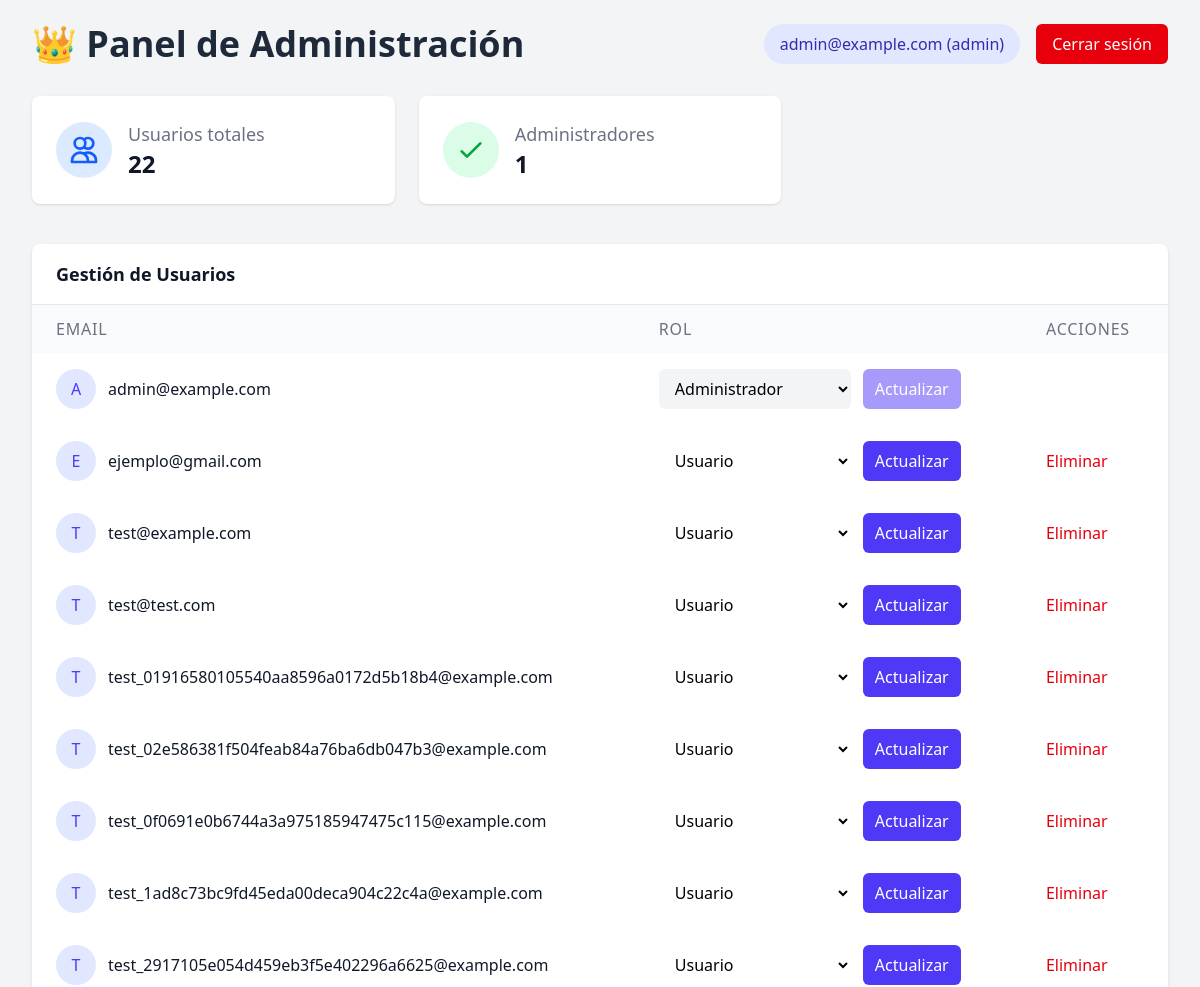
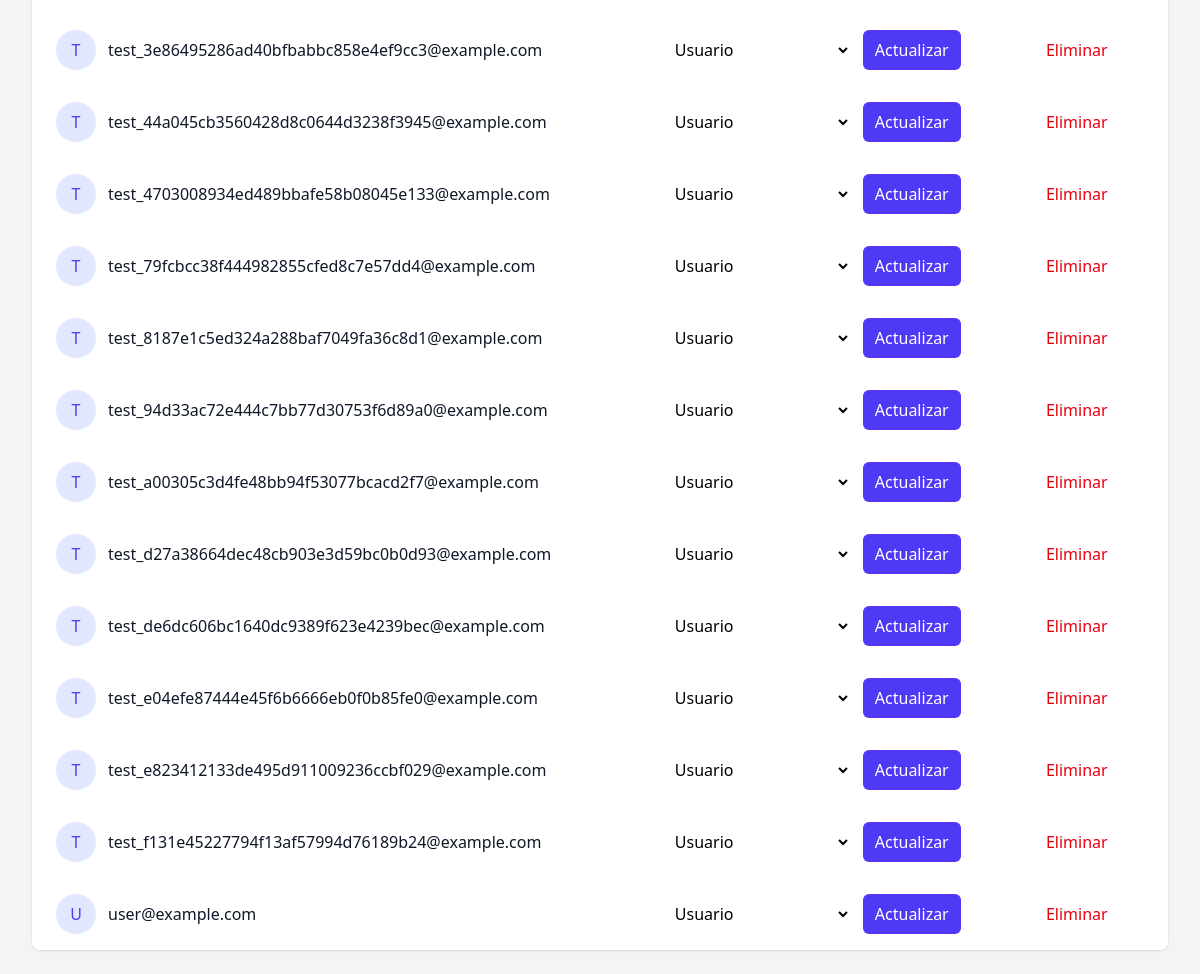
The page /admin/dashboard (signed in) on the database as committed earlier (2 pictures, top to bottom).
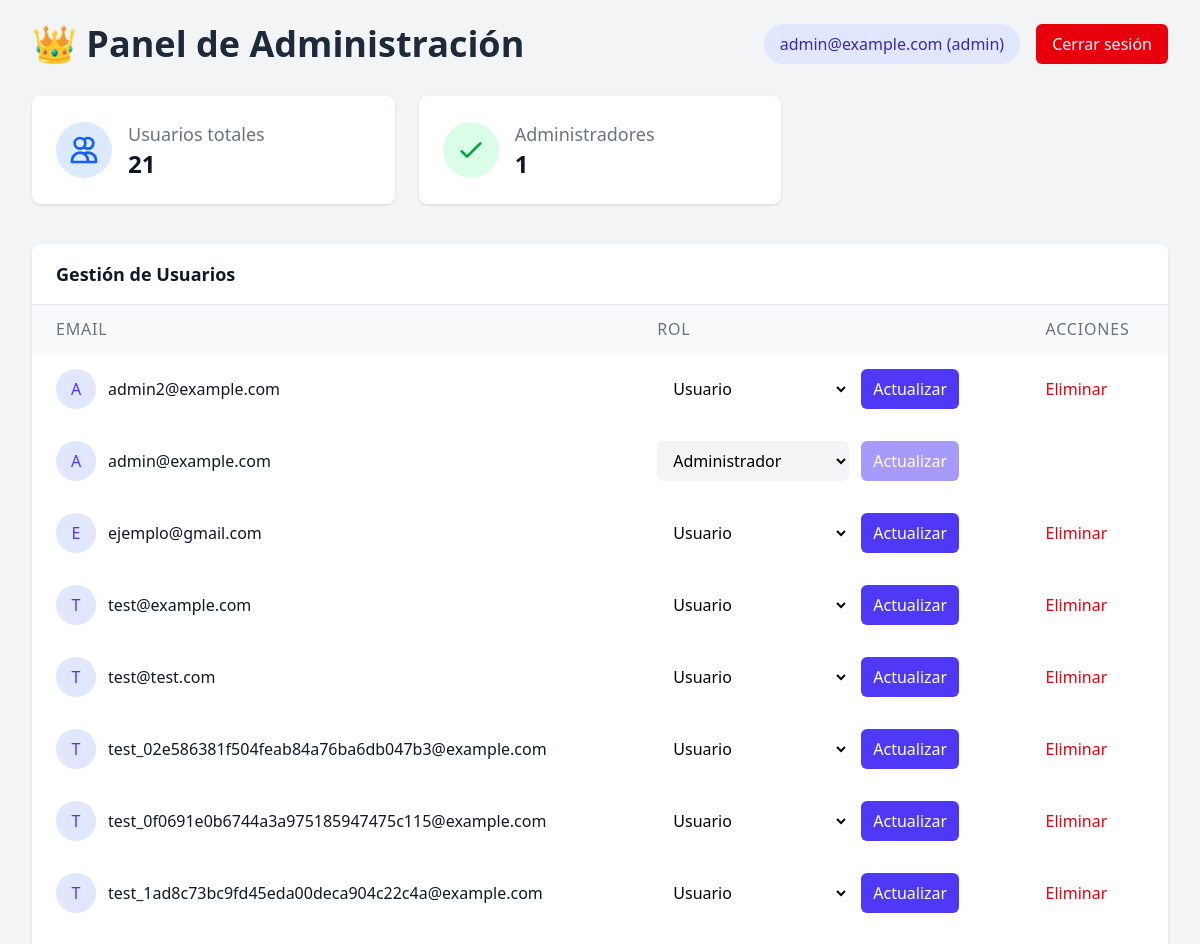
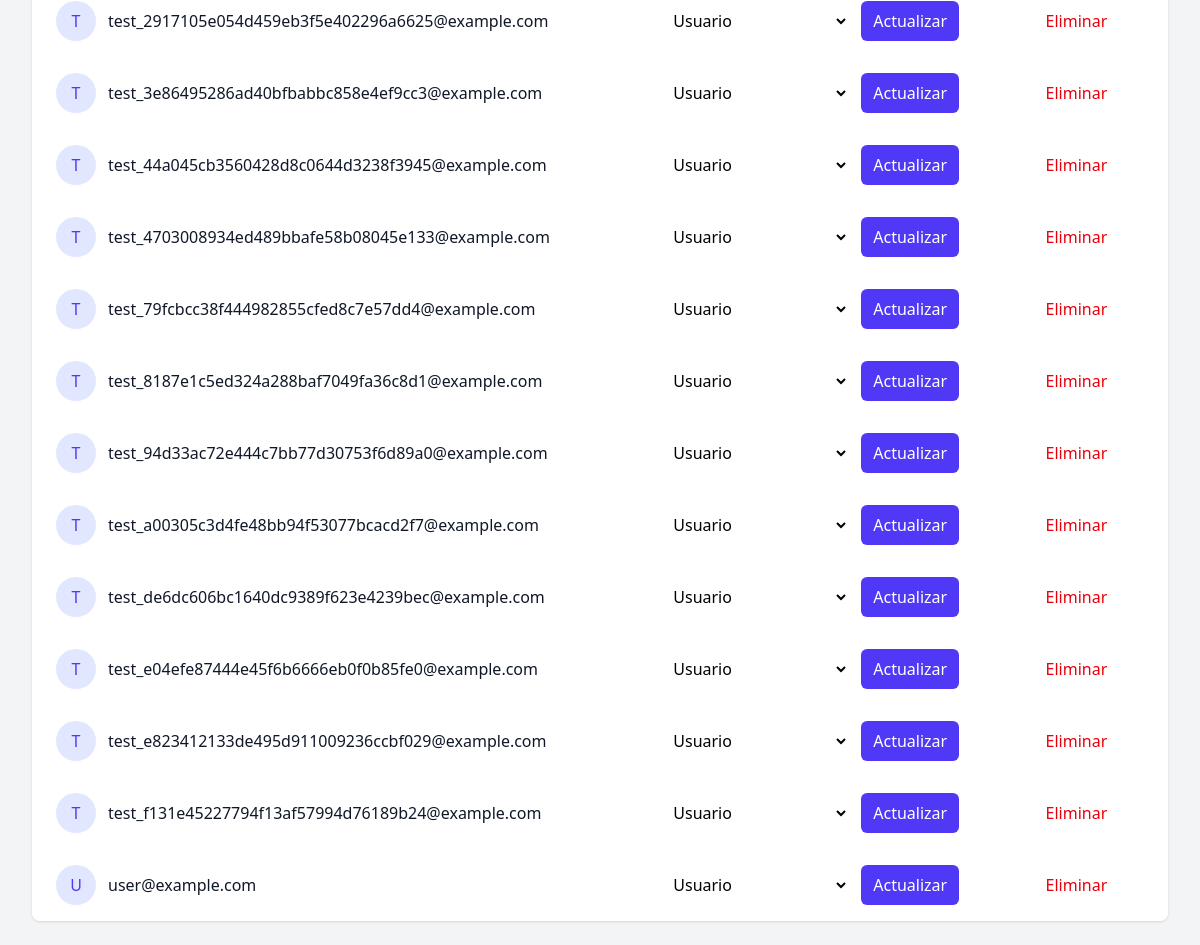
The same page on the database as committed later (2 pictures, top to bottom).
### app/models/user.py (models this page shows)
class User(Base):
    __tablename__ = "users"
    id = Column(Integer, primary_key=True, index=True)
    email = Column(String, unique=True, index=True)
    hashed_password = Column(String)
    is_active = Column(Boolean, default=True)
    role = Column(String, default="user")  # Ej: "user", "admin"

### app/routes/admin.py (the view)
@router.get("/dashboard")
async def admin_dashboard(
    request: Request,
    current_user: User = Depends(required_roles(["admin"])),
    db: Session = Depends(get_db),
):
    users = db.query(User).order_by(User.email).all()
    return templates.TemplateResponse(
        "admin/dashboard.html",
        {"request": request, "current_user": current_user, "users": users},
    )

### app/templates/admin/dashboard.html (shortened to what this page needs)
{% extends "base.html" %}
{% block container_classes %}max-w-full lg:max-w-7xl{% endblock %}
{% block content %}
<div class="min-h-screen bg-gray-100 py-6 px-4 sm:px-6 lg:px-8">
    <div class="max-w-7xl mx-auto">
        <div class="flex flex-col sm:flex-row sm:justify-between sm:items-center mb-8 space-y-4 sm:space-y-0">
            <h1 class="text-3xl sm:text-4xl font-bold text-gray-800">👑 Panel de Administración</h1>
            <div class="flex flex-col sm:flex-row sm:items-center gap-4">
                <span class="inline-block px-4 py-2 bg-indigo-100 text-indigo-800 rounded-full text-sm sm:text-base font-medium text-center">
                    {{ current_user.email }} ({{ current_user.role }})
                </span>
                <a href="/logout" class="px-4 py-2 bg-red-600 text-white rounded-md hover:bg-red-700 transition text-sm sm:text-base text-center">
                    Cerrar sesión
                </a>
            </div>
        </div>
        <div class="grid grid-cols-1 md:grid-cols-2 lg:grid-cols-3 gap-6 mb-10">
            <div class="bg-white p-6 rounded-lg shadow">
                <div class="flex items-center">
                    <div class="p-3 rounded-full bg-blue-100 text-blue-600">
                        <svg class="w-6 h-6 sm:w-8 sm:h-8" fill="none" stroke="currentColor" viewBox="0 0 24 24">
                            <path stroke-linecap="round" stroke-linejoin="round" stroke-width="2" d="M12 4.354a4 4 0 110 5.292M15 21H3v-1a6 6 0 0112 0v1zm0 0h6v-1a6 6 0 00-9-5.197M13 7a4 4 0 11-8 0 4 4 0 018 0z"></path>
                        </svg>
                    </div>
                    <div class="ml-4">
                        <h3 class="text-lg font-medium text-gray-500">Usuarios totales</h3>
                        <p class="text-2xl font-semibold text-gray-900">{{ users|length }}</p>
                    </div>
                </div>
            </div>
            <div class="bg-white p-6 rounded-lg shadow">
                <div class="flex items-center">
                    <div class="p-3 rounded-full bg-green-100 text-green-600">
                        <svg class="w-6 h-6 sm:w-8 sm:h-8" fill="none" stroke="currentColor" viewBox="0 0 24 24">
                            <path stroke-linecap="round" stroke-linejoin="round" stroke-width="2" d="M5 13l4 4L19 7"></path>
                        </svg>
                    </div>
                    <div class="ml-4">
                        <h3 class="text-lg font-medium text-gray-500">Administradores</h3>
                        <p class="text-2xl font-semibold text-gray-900">
                            {{ users|selectattr('role', 'equalto', 'admin')|list|length }}
                        </p>
                    </div>
                </div>
            </div>
        </div>
        <div class="bg-white shadow rounded-lg overflow-hidden">
            <div class="px-6 py-4 border-b border-gray-200">
                <h2 class="text-lg font-semibold text-gray-900">Gestión de Usuarios</h2>
            </div>
            <div class="overflow-x-auto">
                <table class="min-w-full divide-y divide-gray-200 text-sm sm:text-base">
                    <thead class="bg-gray-50">
                        <tr>
                            <th class="px-6 py-3 text-left font-medium text-gray-500 uppercase tracking-wider">Email</th>
                            <th class="px-6 py-3 text-left font-medium text-gray-500 uppercase tracking-wider">Rol</th>
                            <th class="px-6 py-3 text-left font-medium text-gray-500 uppercase tracking-wider">Acciones</th>
                        </tr>
                    </thead>
                    <tbody class="bg-white divide-y divide-gray-200">
                        {% for user in users %}
                        <tr class="hover:bg-gray-50 transition">
                            <td class="px-6 py-4 whitespace-nowrap">
                                <div class="flex items-center">
                                    <div class="flex-shrink-0 h-10 w-10 rounded-full bg-indigo-100 flex items-center justify-center">
                                        <span class="text-indigo-600 font-medium">{{ user.email[0]|upper }}</span>
                                    </div>
                                    <div class="ml-3">
                                        <div class="text-gray-900">{{ user.email }}</div>
                                    </div>
                                </div>
                            </td>
                            <td class="px-6 py-4 whitespace-nowrap">
                                <form action="/admin/users/{{ user.id }}/role" method="POST" class="flex items-center">
                                    <select name="new_role" class="block w-32 sm:w-48 pl-3 pr-10 py-2 border-gray-300 focus:outline-none focus:ring-indigo-500 focus:border-indigo-500 rounded-md {% if user.id == current_user.id %}bg-gray-100 cursor-not-allowed{% endif %}"
                                        {% if user.id == current_user.id %}disabled{% endif %}>
                                        <option value="user" {% if user.role == 'user' %}selected{% endif %}>Usuario</option>
                                        <option value="admin" {% if user.role == 'admin' %}selected{% endif %}>Administrador</option>
                                    </select>
                                    <button type="submit" class="ml-3 px-3 py-2 bg-indigo-600 text-white rounded-md hover:bg-indigo-700 transition-colors {% if user.id == current_user.id %}opacity-50 cursor-not-allowed{% endif %}"
                                        {% if user.id == current_user.id %}disabled{% endif %}>
                                        Actualizar
                                    </button>
                                </form>
                            </td>
                            <td class="px-6 py-4 whitespace-nowrap">
                                {% if user.id != current_user.id %}
                                <form action="/admin/users/{{ user.id }}/delete" method="POST" onsubmit="return confirm('¿Eliminar este usuario permanentemente?')">
                                    <button type="submit" class="text-red-600 hover:text-red-800 font-medium">
                                        Eliminar
                                    </button>
                                </form>
                                {% endif %}
                            </td>
                        </tr>
                        {% endfor %}
                    </tbody>
                </table>
            </div>
        </div>
    </div>
</div>
{% endblock %}

### app/templates/base.html (shortened to what this page needs)
<!DOCTYPE html>
<html lang="es">
<head>
    <script src="https://cdn.jsdelivr.net/npm/@tailwindcss/browser@4"></script>
    <link href="{{ url_for('static', path='/css/styles.css') }}" rel="stylesheet">
</head>
<body class="bg-gray-100 min-h-screen flex items-center justify-center">
    <div class="w-full {% block container_classes %}max-w-md{% endblock %}">
        {% block content %}{% endblock %}
    </div>
</body>
</html>

### app/static/css/styles.css (style rules this page uses)
.transition-colors { transition: background-color 0.2s ease; }
table { border-collapse: separate; border-spacing: 0; }
th { position: sticky; top: 0; }

Rows that differ between the two databases and show on the page:
removed User: email "T", email "test_01916580105540aa8596a0172d5b18b4@example.com", new_role "Usuario"
removed User: email "T", email "test_d27a38664dec48cb903e3d59bc0b0d93@example.com", new_role "Usuario"
added User: email "A", email "admin2@example.com", new_role "Usuario"
Other text that changed with them:
{{ users|length }}: "22" → "21"
